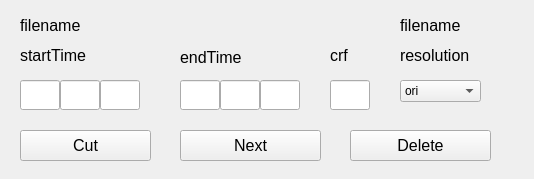
<?xml version="1.0" encoding="UTF-8"?>
<ui version="4.0">
 <class>setTime_win</class>
 <widget class="QWidget" name="setTime_win">
  <property name="geometry">
   <rect>
    <x>0</x>
    <y>0</y>
    <width>534</width>
    <height>179</height>
   </rect>
  </property>
  <property name="windowTitle">
   <string>setTime</string>
  </property>
  <widget class="QLabel" name="label_movName">
   <property name="geometry">
    <rect>
     <x>20</x>
     <y>10</y>
     <width>331</width>
     <height>30</height>
    </rect>
   </property>
   <property name="font">
    <font>
     <pointsize>12</pointsize>
     <bold>false</bold>
    </font>
   </property>
   <property name="text">
    <string>filename</string>
   </property>
  </widget>
  <widget class="QLineEdit" name="lineEdit_st1">
   <property name="geometry">
    <rect>
     <x>20</x>
     <y>80</y>
     <width>40</width>
     <height>30</height>
    </rect>
   </property>
   <property name="font">
    <font>
     <pointsize>12</pointsize>
     <bold>false</bold>
    </font>
   </property>
   <property name="maxLength">
    <number>600</number>
   </property>
  </widget>
  <widget class="QLineEdit" name="lineEdit_st2">
   <property name="geometry">
    <rect>
     <x>60</x>
     <y>80</y>
     <width>40</width>
     <height>30</height>
    </rect>
   </property>
   <property name="font">
    <font>
     <pointsize>12</pointsize>
     <bold>false</bold>
    </font>
   </property>
   <property name="maxLength">
    <number>600</number>
   </property>
  </widget>
  <widget class="QLineEdit" name="lineEdit_st3">
   <property name="geometry">
    <rect>
     <x>100</x>
     <y>80</y>
     <width>40</width>
     <height>30</height>
    </rect>
   </property>
   <property name="font">
    <font>
     <pointsize>12</pointsize>
     <bold>false</bold>
    </font>
   </property>
   <property name="maxLength">
    <number>600</number>
   </property>
  </widget>
  <widget class="QLineEdit" name="lineEdit_et3">
   <property name="geometry">
    <rect>
     <x>260</x>
     <y>80</y>
     <width>40</width>
     <height>30</height>
    </rect>
   </property>
   <property name="font">
    <font>
     <pointsize>12</pointsize>
     <bold>false</bold>
    </font>
   </property>
   <property name="maxLength">
    <number>600</number>
   </property>
  </widget>
  <widget class="QLineEdit" name="lineEdit_et2">
   <property name="geometry">
    <rect>
     <x>220</x>
     <y>80</y>
     <width>40</width>
     <height>30</height>
    </rect>
   </property>
   <property name="font">
    <font>
     <pointsize>12</pointsize>
     <bold>false</bold>
    </font>
   </property>
   <property name="maxLength">
    <number>600</number>
   </property>
  </widget>
  <widget class="QLineEdit" name="lineEdit_et1">
   <property name="geometry">
    <rect>
     <x>180</x>
     <y>80</y>
     <width>40</width>
     <height>30</height>
    </rect>
   </property>
   <property name="font">
    <font>
     <pointsize>12</pointsize>
     <bold>false</bold>
    </font>
   </property>
   <property name="maxLength">
    <number>600</number>
   </property>
  </widget>
  <widget class="QPushButton" name="pushButton_cutVideo">
   <property name="geometry">
    <rect>
     <x>20</x>
     <y>130</y>
     <width>131</width>
     <height>31</height>
    </rect>
   </property>
   <property name="font">
    <font>
     <pointsize>12</pointsize>
     <bold>false</bold>
    </font>
   </property>
   <property name="text">
    <string>Cut</string>
   </property>
  </widget>
  <widget class="QPushButton" name="pushButton_nextVideo">
   <property name="geometry">
    <rect>
     <x>180</x>
     <y>130</y>
     <width>141</width>
     <height>31</height>
    </rect>
   </property>
   <property name="font">
    <font>
     <pointsize>12</pointsize>
     <bold>false</bold>
    </font>
   </property>
   <property name="text">
    <string>Next</string>
   </property>
  </widget>
  <widget class="QLabel" name="label_movName_2">
   <property name="geometry">
    <rect>
     <x>20</x>
     <y>40</y>
     <width>81</width>
     <height>30</height>
    </rect>
   </property>
   <property name="font">
    <font>
     <pointsize>12</pointsize>
     <bold>false</bold>
    </font>
   </property>
   <property name="text">
    <string>startTime</string>
   </property>
  </widget>
  <widget class="QLabel" name="label_movName_3">
   <property name="geometry">
    <rect>
     <x>180</x>
     <y>42</y>
     <width>71</width>
     <height>30</height>
    </rect>
   </property>
   <property name="font">
    <font>
     <pointsize>12</pointsize>
     <bold>false</bold>
    </font>
   </property>
   <property name="text">
    <string>endTime</string>
   </property>
  </widget>
  <widget class="QLineEdit" name="lineEdit_crf">
   <property name="geometry">
    <rect>
     <x>330</x>
     <y>80</y>
     <width>40</width>
     <height>30</height>
    </rect>
   </property>
   <property name="font">
    <font>
     <pointsize>12</pointsize>
     <bold>false</bold>
    </font>
   </property>
   <property name="maxLength">
    <number>600</number>
   </property>
  </widget>
  <widget class="QLabel" name="label_movName_4">
   <property name="geometry">
    <rect>
     <x>330</x>
     <y>40</y>
     <width>31</width>
     <height>30</height>
    </rect>
   </property>
   <property name="font">
    <font>
     <pointsize>12</pointsize>
     <bold>false</bold>
    </font>
   </property>
   <property name="text">
    <string>crf</string>
   </property>
  </widget>
  <widget class="QLabel" name="label_movName_5">
   <property name="geometry">
    <rect>
     <x>400</x>
     <y>40</y>
     <width>91</width>
     <height>30</height>
    </rect>
   </property>
   <property name="font">
    <font>
     <pointsize>12</pointsize>
     <bold>false</bold>
    </font>
   </property>
   <property name="text">
    <string>resolution</string>
   </property>
  </widget>
  <widget class="QComboBox" name="comboBox_resolution">
   <property name="geometry">
    <rect>
     <x>400</x>
     <y>80</y>
     <width>81</width>
     <height>22</height>
    </rect>
   </property>
   <item>
    <property name="text">
     <string>ori</string>
    </property>
   </item>
   <item>
    <property name="text">
     <string>720*405</string>
    </property>
   </item>
   <item>
    <property name="text">
     <string>960*540</string>
    </property>
   </item>
   <item>
    <property name="text">
     <string>1024*576</string>
    </property>
   </item>
   <item>
    <property name="text">
     <string>1280*720</string>
    </property>
   </item>
   <item>
    <property name="text">
     <string>1920*1080</string>
    </property>
   </item>
  </widget>
  <widget class="QLabel" name="label_movNameP">
   <property name="geometry">
    <rect>
     <x>400</x>
     <y>10</y>
     <width>91</width>
     <height>30</height>
    </rect>
   </property>
   <property name="font">
    <font>
     <pointsize>12</pointsize>
     <bold>false</bold>
    </font>
   </property>
   <property name="text">
    <string>filename</string>
   </property>
  </widget>
  <widget class="QPushButton" name="pushButton_delete">
   <property name="geometry">
    <rect>
     <x>350</x>
     <y>130</y>
     <width>141</width>
     <height>31</height>
    </rect>
   </property>
   <property name="font">
    <font>
     <pointsize>12</pointsize>
     <bold>false</bold>
    </font>
   </property>
   <property name="text">
    <string>Delete</string>
   </property>
  </widget>
 </widget>
 <resources/>
 <connections/>
</ui>
